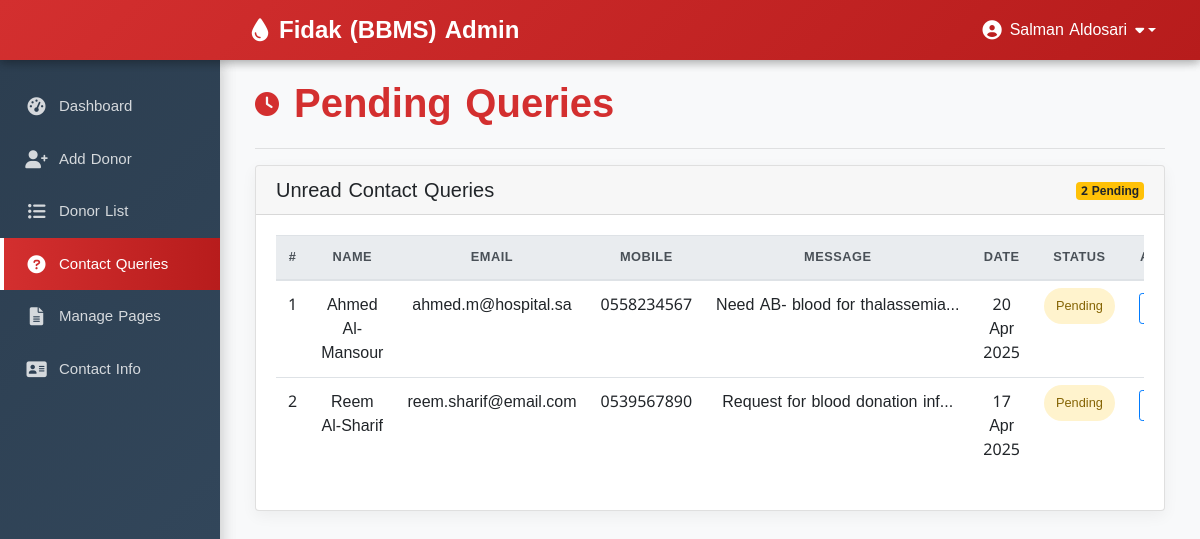
/admin/pending_query.php (signed in), run on the app's committed database.
### tables this page shows
CREATE TABLE `contact_query` (
  `query_id` int(11) NOT NULL,
  `query_name` varchar(100) NOT NULL,
  `query_mail` varchar(120) NOT NULL,
  `query_number` char(11) NOT NULL,
  `query_message` longtext NOT NULL,
  `query_date` timestamp NOT NULL DEFAULT current_timestamp() ON UPDATE current_timestamp(),
  `query_status` int(11) DEFAULT NULL
);

### admin/pending_query.php (the view, shortened to what this page needs)
<?php
include 'conn.php';
?>
<!DOCTYPE html>
<html>
<head>
  <link rel="stylesheet" href="https://maxcdn.bootstrapcdn.com/bootstrap/4.5.2/css/bootstrap.min.css">
  <link rel="stylesheet" href="https://cdnjs.cloudflare.com/ajax/libs/font-awesome/6.0.0/css/all.min.css">
</head>
<body>
  <?php if (isset($_SESSION['loggedin']) && $_SESSION['loggedin'] == true) { ?>
  <div id="header">
    <?php include 'header.php'; ?>
  </div>
  <div id="sidebar">
    <?php $active="query"; include 'sidebar.php'; ?>
  </div>
  <div id="content">
    <div class="content-wrapper">
      <div class="container-fluid">
        <div class="row">
          <div class="col-12">
            <h1 class="page-title">
              <i class="fas fa-clock"></i> Pending Queries
            </h1>
            <hr>
          </div>
        </div>
        <div class="card">
          <div class="card-header">
            <div class="row">
              <div class="col-md-6">
                <h5 class="mb-0">Unread Contact Queries</h5>
              </div>
              <div class="col-md-6 text-right">
                <?php
                $pending_sql = "SELECT COUNT(*) as pending FROM contact_query WHERE query_status > 1";
                $pending_result = mysqli_query($conn, $pending_sql);
                $pending_row = mysqli_fetch_assoc($pending_result);
                ?>
                <span class="badge badge-warning">
                  <?php echo $pending_row['pending'] . " Pending"; ?>
                </span>
              </div>
            </div>
          </div>
          <div class="card-body">
            <?php
            $limit = 10;
            $page = isset($_GET['page']) ? $_GET['page'] : 1;
            $offset = ($page - 1) * $limit;
            $count = $offset + 1;
            $sql = "SELECT * FROM contact_query WHERE query_status > 1 LIMIT {$offset},{$limit}";
            $result = mysqli_query($conn, $sql);
            if(mysqli_num_rows($result) > 0) {
            ?>
            <div class="table-responsive">
              <table class="table table-hover">
                <thead class="thead-light">
                  <tr>
                    <th>#</th>
                    <th>Name</th>
                    <th>Email</th>
                    <th>Mobile</th>
                    <th>Message</th>
                    <th>Date</th>
                    <th>Status</th>
                    <th>Actions</th>
                  </tr>
                </thead>
                <tbody>
                  <?php while($row = mysqli_fetch_assoc($result)) { ?>
                  <tr>
                    <td><?php echo $count++; ?></td>
                    <td><?php echo $row['query_name']; ?></td>
                    <td><?php echo $row['query_mail']; ?></td>
                    <td><?php echo $row['query_number']; ?></td>
                    <td class="message-preview" title="<?php echo htmlspecialchars($row['query_message']); ?>">
                      <?php echo substr($row['query_message'], 0, 30) . '...'; ?>
                    </td>
                    <td><?php echo date('d M Y', strtotime($row['query_date'])); ?></td>
                    <td>
                      <a href="pending_query.php?id=<?php echo $row['query_id'];?>"
                         onclick="return confirm('Mark this query as read?')"
                         class="status-badge status-pending">Pending</a>
                    </td>
                    <td>
                      <div class="btn-group">
                        <button type="button" class="btn btn-sm btn-outline-primary" data-toggle="modal"
                                data-target="#messageModal<?php echo $row['query_id']; ?>" title="View Full Message">
                        </button>
                      </div>
                    </td>
                  </tr>
                  <?php } ?>
                </tbody>
              </table>
            </div>
            <?php } else { ?>
            <div class="alert alert-info text-center">
              <i class="fas fa-info-circle"></i> No pending queries found.
            </div>
            <?php } ?>
          </div>
        </div>
      </div>
    </div>
  </div>
  <?php } ?>
</body>
</html>

### admin/header.php (shortened to what this page needs)
<!DOCTYPE html>
<html>
<head>
  <link rel="stylesheet" href="https://maxcdn.bootstrapcdn.com/bootstrap/4.5.2/css/bootstrap.min.css">
  <link rel="stylesheet" href="https://cdnjs.cloudflare.com/ajax/libs/font-awesome/6.0.0/css/all.min.css">
</head>
<body>
<nav class="navbar navbar-expand-lg navbar-dark">
  <div class="container-fluid">
    <a class="navbar-brand" href="dashboard.php">
      <i class="fas fa-tint blood-drop-icon"></i>Fidak (BBMS) Admin
    </a>
    <div class="user-menu">
      <div class="dropdown">
        <a class="user-greeting dropdown-toggle" href="#" role="button" id="userDropdown" data-toggle="dropdown">
          <i class="fas fa-user-circle user-icon"></i>
          <?php
            include 'conn.php';
            $username = $_SESSION['username'];
            $sql = "SELECT * FROM admin_info WHERE admin_username='$username'";
            $result = mysqli_query($conn, $sql) or die("Query failed.");
            $row = mysqli_fetch_assoc($result);
            echo $row['admin_name'];
          ?>
          <i class="fas fa-caret-down caret-icon"></i>
        </a>
      </div>
    </div>
  </div>
</nav>
</body>
</html>

### admin/sidebar.php (shortened to what this page needs)
<!DOCTYPE html>
<html>
<head>
  <link rel="stylesheet" href="https://maxcdn.bootstrapcdn.com/bootstrap/4.5.2/css/bootstrap.min.css">
  <link rel="stylesheet" href="https://cdnjs.cloudflare.com/ajax/libs/font-awesome/6.0.0/css/all.min.css">
</head>
<body>
<nav class="navbar navbar-expand-lg navbar-dark">
  <div class="container-fluid">
    <a class="navbar-brand" href="dashboard.php">
      <i class="fas fa-tint mr-2"></i>Fidak (BBMS) Admin
    </a>
    <div class="user-menu">
      <div class="dropdown">
        <a class="nav-link dropdown-toggle text-white" href="#" id="userDropdown" role="button" data-toggle="dropdown" aria-haspopup="true" aria-expanded="false">
          <i class="fas fa-user-circle mr-2"></i>
          <?php
            include 'conn.php';
            $username = $_SESSION['username'];
            $sql = "SELECT * FROM admin_info WHERE admin_username='$username'";
            $result = mysqli_query($conn, $sql) or die("Query failed.");
            $row = mysqli_fetch_assoc($result);
            echo $row['admin_name'];
          ?>
        </a>
      </div>
    </div>
  </div>
</nav>
<div class="sidebar">
  <ul class="sidebar-menu">
    <li>
      <a href="dashboard.php" <?php if($active=='dashboard') echo "class='active'"; ?>>
        <i class="fas fa-tachometer-alt"></i> Dashboard
      </a>
    </li>
    <li>
      <a href="add_donor.php" <?php if($active=='add') echo "class='active'"; ?>>
        <i class="fas fa-user-plus"></i> Add Donor
      </a>
    </li>
    <li>
      <a href="donor_list.php" <?php if($active=='list') echo "class='active'"; ?>>
        <i class="fas fa-list-ul"></i> Donor List
      </a>
    </li>
    <li>
      <a href="query.php" <?php if($active=='query') echo "class='active'"; ?>>
        <i class="fas fa-question-circle"></i> Contact Queries
      </a>
    </li>
    <li>
      <a href="pages.php" <?php if($active=='pages') echo "class='active'"; ?>>
        <i class="fas fa-file-alt"></i> Manage Pages
      </a>
    </li>
    <li>
      <a href="update_contact.php" <?php if($active=='contact') echo "class='active'"; ?>>
        <i class="fas fa-address-card"></i> Contact Info
      </a>
    </li>
  </ul>
</div>
</body>
</html>

### admin/pending_query.php (style rules this page uses)
body { font-family: 'Noto Kufi Arabic', sans-serif; background-color: #f8f9fa; color: #333; padding-top: 60px; }
#sidebar { width: 220px; height: calc(100vh - 60px); background: linear-gradient(135deg, #2c3e50, #34495e); position: fixed; left: 0; top: 60px; padding-top: 20px; box-shadow: 2px 0 15px rgba(0,0,0,0.1); z-index: 1020; overflow-y: auto; }
#content { margin-left: 220px; padding: 20px; transition: all 0.3s; }
.page-title { color: #d32f2f; font-weight: 700; margin-bottom: 20px; display: flex; align-items: center; }
.page-title i { margin-right: 15px; font-size: 1.5rem; }
.card { border: none; border-radius: 10px; box-shadow: 0 5px 15px rgba(0,0,0,0.05); margin-bottom: 30px; }
.card-header { background-color: white; border-bottom: 1px solid rgba(0,0,0,0.05); font-weight: 600; padding: 15px 25px; }
.table { margin-bottom: 0; }
.table th { border-top: none; font-weight: 600; color: #555; text-transform: uppercase; font-size: 0.8rem; letter-spacing: 0.5px; text-align: center; }
.table td { vertical-align: middle; text-align: center; }
.status-badge { padding: 6px 12px; border-radius: 20px; font-size: 0.8rem; font-weight: 500; }
.status-pending { background-color: #fff3cd; color: #856404; }
.message-preview { max-width: 300px; white-space: nowrap; overflow: hidden; text-overflow: ellipsis; }

### admin/header.php (style rules this page uses)
body { font-family: 'Noto Kufi Arabic', sans-serif; }
.navbar { background: linear-gradient(135deg, #d32f2f, #b71c1c); padding: 0.5rem 1rem; box-shadow: 0 2px 10px rgba(0,0,0,0.2); }
.navbar-brand { font-size: 1.5rem; font-weight: 700; color: white !important; display: flex; align-items: center; margin-right: 0; }
.blood-drop-icon { margin-right: 10px; }
.user-menu { display: flex; align-items: center; margin-left: auto; }
.user-greeting { color: white; font-weight: 500; padding: 0.5rem 0.8rem; border-radius: 4px; transition: all 0.3s; cursor: pointer; display: flex; align-items: center; }
.user-icon { margin-right: 8px; font-size: 1.2rem; }
.caret-icon { margin-left: 8px; font-size: 0.9rem; }

### admin/sidebar.php (style rules this page uses)
body { font-family: 'Noto Kufi Arabic', sans-serif; padding-top: 60px; background-color: #f8f9fa; }
.navbar { background: linear-gradient(135deg, #d32f2f, #b71c1c); padding: 0.5rem 1rem; box-shadow: 0 2px 10px rgba(0,0,0,0.2); position: fixed; top: 0; left: 0; right: 0; z-index: 1030; height: 60px; }
.navbar-brand { font-size: 1.5rem; font-weight: 700; color: white !important; display: flex; align-items: center; margin-left: 220px; }
.sidebar { width: 220px; height: calc(100vh - 60px); background: linear-gradient(135deg, #2c3e50, #34495e); position: fixed; left: 0; top: 60px; padding-top: 20px; box-shadow: 2px 0 15px rgba(0,0,0,0.1); z-index: 1020; overflow-y: auto; }
.sidebar-menu { list-style: none; padding: 0; margin: 0; }
.sidebar-menu a { display: flex; align-items: center; color: rgba(255,255,255,0.8); padding: 15px 20px; text-decoration: none; font-weight: 500; font-size: 15px; transition: all 0.3s; border-left: 4px solid transparent; }
.sidebar-menu i { width: 25px; font-size: 18px; margin-right: 10px; text-align: center; }
.active { background: linear-gradient(to right, #d32f2f, #b71c1c); color: white !important; border-left: 4px solid white !important; }
#content { margin-left: 220px; padding: 20px; transition: all 0.3s; }
.user-menu { display: flex; align-items: center; margin-left: auto; }

### data on the page
contact_query: query_name "Ahmed Al-Mansour", query_mail "ahmed.m@hospital.sa", query_number "0558234567", query_message "Need AB- blood for thalassemia", query_date "20 Apr 2025"
contact_query: query_name "Reem Al-Sharif", query_mail "reem.sharif@email.com", query_number "0539567890", query_message "Request for blood donation inf", query_date "17 Apr 2025"

### other printed values
$row['admin_name'] "Salman Aldosari"
$pending_row['pending'] "2"
